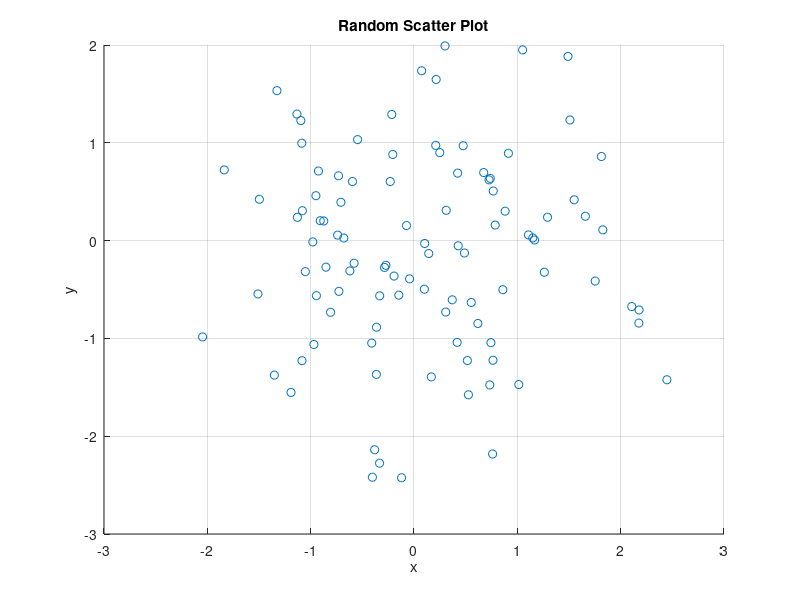

Source code (MATLAB):
% Day 045: Random Scatter Plot
x = randn(1, 100);
y = randn(1, 100);
scatter(x, y);
title('Random Scatter Plot');
xlabel('x'); ylabel('y');
grid on;
